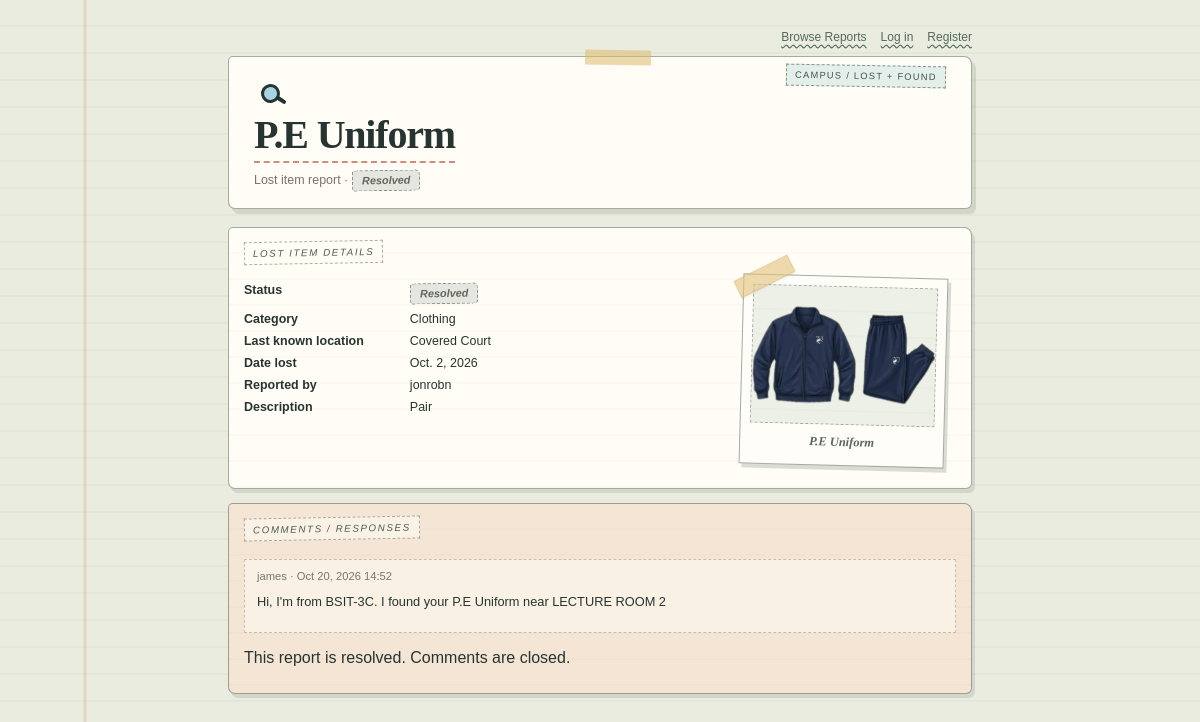
Page /items/4/ on the committed database.
### MyApp/models.py (models this page shows, shortened)
class LostAndFoundItem(models.Model):
    item_id = models.AutoField(primary_key=True)
    owner = models.ForeignKey(
        settings.AUTH_USER_MODEL,
        on_delete=models.CASCADE,
        related_name='lost_reports',
        null=True,
        blank=True,
    )
    item_name = models.CharField(max_length=100)
    description = models.TextField()
    category = models.CharField(max_length=100)
    location = models.CharField(max_length=200)
    date_lost_found = models.DateField()
    image = models.ImageField(
        upload_to='lost_item_images/',
        blank=True,
        null=True,
    )
    STATUS_CHOICES = [
        ('Open', 'Open'),
        ('Resolved', 'Resolved'),
    ]
    status = models.CharField(
        max_length=10,
        choices=STATUS_CHOICES,
        default='Open',
    )

class Comment(models.Model):
    item = models.ForeignKey(
        LostAndFoundItem,
        on_delete=models.CASCADE,
        related_name='comments',
    )
    user = models.ForeignKey(
        settings.AUTH_USER_MODEL,
        on_delete=models.CASCADE,
        related_name='lost_item_comments',
    )
    text = models.TextField(max_length=2000)
    created_at = models.DateTimeField(auto_now_add=True)

### MyApp/views.py (the view)
# urls.py: path('items/<int:item_id>/', views.item_detail, name='item_detail'),
def item_detail(request, item_id):
    item = get_object_or_404(
        LostAndFoundItem.objects.select_related('owner'),
        pk=item_id,
    )
    comment_form = CommentForm()
    return render(
        request,
        'MyApp/LostFound_list.html',
        {
            'item': item,
            'comment_form': comment_form,
            'page_mode': 'item_detail',
        },
    )

### MyApp/templates/MyApp/LostFound_list.html (shortened to what this page needs)
{% load static %}
<!DOCTYPE html>
<html lang="en">
<head>
    <link rel="stylesheet" href="{% static 'MyApp/style.css' %}">
</head>
<body>
    <main class="page">
        <div class="form-shell">
            <nav class="site-nav">
                <a href="{% url 'item_list' %}">Browse Reports</a>
                {% if user.is_authenticated %}
                    <a href="{% url 'dashboard' %}">My Reports</a>
                    <a href="{% url 'profile' %}">My Profile</a>
                    <form method="post" action="{% url 'logout' %}">
                        {% csrf_token %}
                        <button type="submit" class="text-button">Log out</button>
                    </form>
                {% else %}
                    <a href="{% url 'login' %}">Log in</a>
                    <a href="{% url 'register' %}">Register</a>
                {% endif %}
            </nav>
            <section class="header-card">
                <div class="icon-wrap" aria-hidden="true">
                    <span class="magnifier"></span>
                </div>
                <div class="page-heading">
                    <div class="top-tag">CAMPUS / LOST + FOUND</div>
                    {% if page_mode == 'item_detail' %}
                        <h1>{{ item.item_name }}</h1>
                        <p>Lost item report · <span class="status-badge status-{{ item.status|lower }}">{{ item.get_status_display }}</span></p>
                    {% elif page_mode == 'dashboard' %}
                        <h1>My Reports</h1>
                        <p>Manage the lost items you have reported.</p>
                    {% else %}
                        <h1>Lost &amp; Found</h1>
                        <p>Browse reports and help return lost items to their owners.</p>
                    {% endif %}
                </div>
            </section>
            {% if page_mode == 'item_detail' %}
                <section class="panel panel-item detail-panel">
                    <div class="panel-label">LOST ITEM DETAILS</div>
                    <div class="detail-layout">
                        <dl class="item-details">
                            <dt>Status</dt>
                            <dd><span class="status-badge status-{{ item.status|lower }}">{{ item.get_status_display }}</span></dd>
                            <dt>Category</dt>
                            <dd>{{ item.category }}</dd>
                            <dt>Last known location</dt>
                            <dd>{{ item.location }}</dd>
                            <dt>Date lost</dt>
                            <dd>{{ item.date_lost_found }}</dd>
                            <dt>Reported by</dt>
                            <dd>{% if item.owner %}{{ item.owner.username }}{% else %}Previous report{% endif %}</dd>
                            <dt>Description</dt>
                            <dd>{{ item.description|linebreaksbr }}</dd>
                        </dl>
                        <figure class="polaroid">
                            {% if item.image %}
                                <img src="{{ item.image.url }}" alt="Photo of {{ item.item_name }}">
                                <figcaption>{{ item.item_name }}</figcaption>
                            {% else %}
                                <div class="photo-placeholder">No photo<br>attached</div>
                                <figcaption>Item photo</figcaption>
                            {% endif %}
                        </figure>
                    </div>
                </section>
                <section class="panel panel-description comments-panel">
                    <div class="panel-label">COMMENTS / RESPONSES</div>
                    {% for comment in item.comments.all %}
                        <article class="comment-card">
                            <p class="comment-meta">{{ comment.user.username }} · {{ comment.created_at|date:"M j, Y H:i" }}</p>
                            <p>{{ comment.text|linebreaksbr }}</p>
                        </article>
                    {% empty %}
                        <p>No comments yet. If you have seen this item, share a helpful detail.</p>
                    {% endfor %}
                    {% if item.status == 'Resolved' %}
                        <p class="resolved-comments-note">This report is resolved. Comments are closed.</p>
                    {% else %}
                        <p><a href="{% url 'login' %}?next={{ request.path|urlencode }}">Log in</a> to leave a comment.</p>
                    {% endif %}
                </section>
            {% endif %}
        </div>
    </main>
</body>
</html>

### rows in the picture
LostAndFoundItem: item_name "P.E Uniform", status "Resolved", category "Clothing", location "Covered Court", date_lost_found "Oct. 2, 2026", owner.username "jonrobn", description "Pair", image (picture)
Comment: user.username "james", created_at "Oct 20, 2026 14:52", text "Hi, I'm from BSIT-3C. I found your P.E Uniform near LECTURE ROOM 2"
